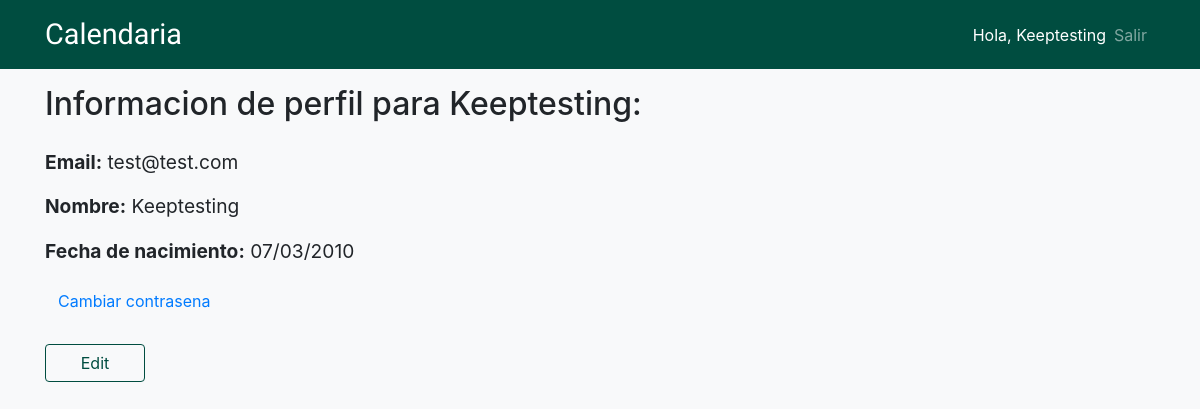
The page /es/profile/1 (signed in) on the database its author committed.
### app/models.py (models this page shows, shortened)
class User(UserMixin, db.Model):
	id = db.Column(db.Integer, primary_key=True)
	email = db.Column(db.String(250), index=True, unique=True)
	first_name = db.Column(db.String(250), index=True)
	dob = db.Column(db.DateTime, index=True)
	password_hash = db.Column(db.String(128))

### app/routes.py (the view)
@app.route('/es/profile/<int:user_id>')
@login_required
def profile_es(user_id):
	loc = 'es'
	if loc == 'en':
		return redirect(url_for('profile', user_id=current_user.id))
	title = current_user.first_name.capitalize() + " Perfil"
	user = User.query.get(user_id)
	return render_template('es/profile.html', title=title, user=user)

### app/models.py (called while the page is built)
@login.user_loader
def load_user(id):
	return User.query.get(int(id))

### app/templates/es/profile.html
{% extends "es/base.html" %}
{% block content %}
<div class="mt-3">
	<h2>Informacion de perfil para {{current_user.first_name.capitalize()}}:</h2>
</div>
<div class="mt-4" id="profile-details">
	<p><span class="font-weight-bold">Email:</span> {{current_user.email}}</p>
	<p><span class="font-weight-bold">Nombre:</span> {{current_user.first_name.capitalize()}}</p>
	<p><span class="font-weight-bold">Fecha de nacimiento:</span> {{current_user.dob.strftime("%d/%m/%Y")}}</p>
	<a class="btn btn-link text-center ml-0" href="{{url_for('reset_password_request')}}">Cambiar contrasena</a>
</div>
<form action="{{ url_for('update', user_id=current_user.id) }}">
	<div class="mt-4">
		<input type="button" class="btn btn-outline-primary" id="edit-button" value="Edit" onclick="window.location.href='{{ url_for('update_es', user_id=current_user.id) }}'"></input>
	</div>
</form>
{% endblock %}

### app/templates/es/base.html (shortened to what this page needs)
<!DOCTYPE html>
<html>
<head>
	<link rel="stylesheet" href="https://cdnjs.cloudflare.com/ajax/libs/font-awesome/4.7.0/css/font-awesome.min.css" type="text/css">
	<link rel="stylesheet" href="https://stackpath.bootstrapcdn.com/bootstrap/4.1.3/css/bootstrap.min.css" type="text/css">
	<link rel="stylesheet" href="https://cdnjs.cloudflare.com/ajax/libs/bootstrap-datepicker/1.8.0/css/bootstrap-datepicker.css">
	<link rel="stylesheet" href="{{ url_for('static',filename='styles/style.css') }}" type="text/css">
</head>
<body class="bg-light">
	<nav class="navbar navbar-expand-md navbar-dark sticky-top" style="background-color: #004D40;">
		<div class="container">
			<a class="navbar-brand" href="{{ url_for('index') }}">Calendaria</a>
			<div class="collapse navbar-collapse ml-auto" id="collapsibleNavbar">
				<ul class="navbar-nav ml-auto">
					{% if current_user.is_anonymous %}
						<li class="nav-item"><a class="nav-link" href="{{ url_for('login') }}">Ingresar</a></li>
						<li class="nav-item"><a class="nav-link" href="{{ url_for('register') }}">Registrarse</a></li>
					{% else %}
						<li class="nav-item active"><span class="navbar-text ml-auto">Hola, <a href="{{ url_for('profile', user_id=current_user.id) }}">{{ current_user.first_name.capitalize() }}</a></span></li>
						<li class="nav-item"><a class="nav-link" href="{{ url_for('logout') }}">Salir</a></li>
					{% endif %}
				</ul>
			</div>
		</div>
	</nav>
	<div class="container">
		{% block content %}{% endblock %}
	</div>
</body>
</html>

### app/static/styles/style.css (style rules this page uses)
.navbar .navbar-brand { font-family: 'Lobster', cursive; font-size: 1.8em; }
.navbar .navbar-text { color: white; }
#edit-button { color: #004D40; background-color: transparent; background-image: none; border-color: #004D40; width: 100px; }
#profile-details { font-size: 1.2em; }

### rows shown on the page
User: first_name "Keeptesting", email "test@test.com", dob "07/03/2010"
